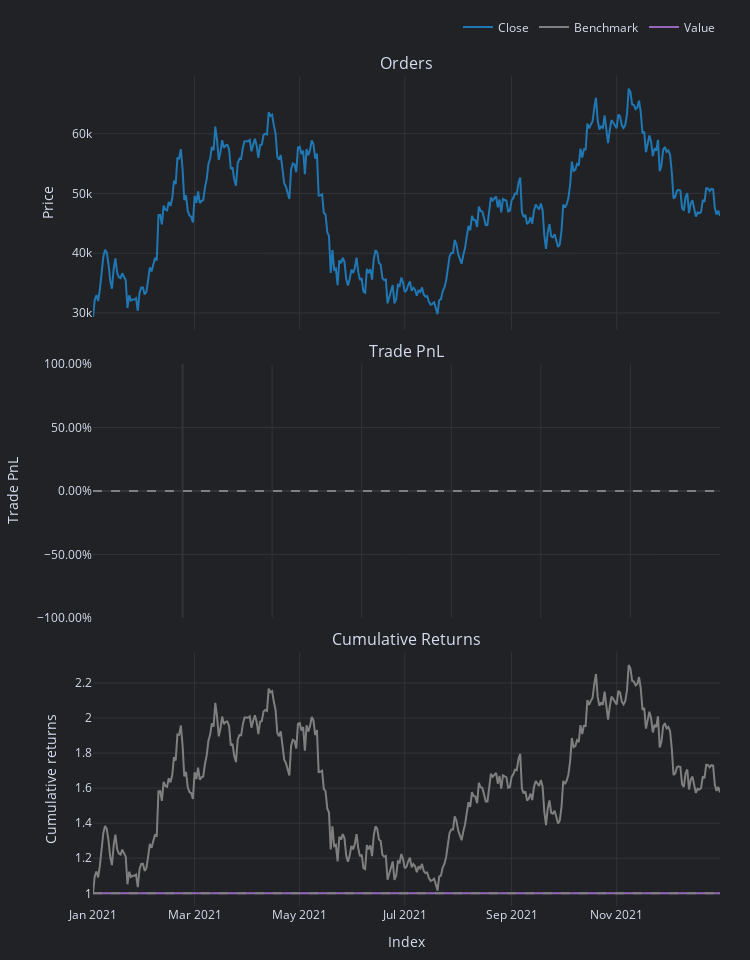

Here is the notebook cell this chart was saved with:
### Markdown cell above
Looks pretty good, now let's run a backtest to see if the eyes are deceiving us

### Code cell
pf = vbt.Portfolio.from_signals(
    data.close[test_preds.index], # use only the test set
    test_preds == 1, # long when preds == 1
    test_preds == 0, # short when preds == 0
    direction="both" # long and short
)
pf.stats()
pf['2021'].plot().show()

### Figure 1 — Plotly figure (JSON) as saved in the notebook; plotly's stock layout.template omitted (floating-point values rounded to 4 significant figures; data arrays with more than 128 entries replaced by an {"elided": "..."} marker saying what was removed)
{"data": [{"legendgroup": "0", "line": {"color": "#1f77b4"}, "mode": "lines", "name": "Close", "showlegend": true, "type": "scatter", "uid": "f42932cd-d9a1-46eb-82db-ac89afd68441", "x": {"elided": "365 str values"}, "xaxis": "x", "y": {"elided": "365 float values"}, "yaxis": "y"}, {"legendgroup": "1", "line": {"color": "#7f7f7f"}, "mode": "lines", "name": "Benchmark", "showlegend": true, "type": "scatter", "uid": "bb5fe61f-88ab-4109-9fb8-dac1d7bffb87", "x": {"elided": "365 str values"}, "xaxis": "x3", "y": {"elided": "365 float values"}, "yaxis": "y3"}, {"legendgroup": "2", "line": {"color": "#9467bd"}, "mode": "lines", "name": "Value", "showlegend": true, "type": "scatter", "uid": "7defe9cf-461c-40d0-a63c-65b48423bf33", "x": {"elided": "365 str values"}, "xaxis": "x3", "y": {"elided": "365 int values"}, "yaxis": "y3"}, {"hoverinfo": "skip", "line": {"color": "rgba(0, 0, 0, 0)", "width": 0}, "mode": "lines", "opacity": 0, "showlegend": false, "type": "scatter", "uid": "c4200a33-5053-4885-a0c1-8e6d40738572", "x": {"elided": "365 str values"}, "xaxis": "x3", "y": {"elided": "365 int values"}, "yaxis": "y3"}], "layout": {"annotations": [{"font": {"size": 16}, "showarrow": false, "text": "Orders", "x": 0.5, "xanchor": "center", "xref": "paper", "y": 1, "yanchor": "bottom", "yref": "paper"}, {"font": {"size": 16}, "showarrow": false, "text": "Trade PnL", "x": 0.5, "xanchor": "center", "xref": "paper", "y": 0.6528, "yanchor": "bottom", "yref": "paper"}, {"font": {"size": 16}, "showarrow": false, "text": "Cumulative Returns", "x": 0.5, "xanchor": "center", "xref": "paper", "y": 0.3056, "yanchor": "bottom", "yref": "paper"}], "height": 960, "legend": {"orientation": "h", "traceorder": "normal", "x": 1, "xanchor": "right", "y": 1.042, "yanchor": "bottom"}, "margin": {"b": 30, "l": 30, "r": 30, "t": 30}, "shapes": [{"line": {"color": "gray", "dash": "dash"}, "type": "line", "x0": 0, "x1": 1, "xref": "paper", "y0": 0, "y1": 0, "yref": "y2"}, {"line": {"color": "gray", "dash": "dash"}, "type": "line", "x0": 0, "x1": 1, "xref": "paper", "y0": 1, "y1": 1, "yref": "y3"}], "showlegend": true, "width": 750, "xaxis": {"anchor": "y", "domain": [0, 1], "matches": "x3", "showticklabels": false}, "xaxis2": {"anchor": "y2", "domain": [0, 1], "matches": "x3", "showticklabels": false}, "xaxis3": {"anchor": "y3", "domain": [0, 1], "title": {"text": "Index"}}, "yaxis": {"anchor": "x", "domain": [0.6944, 1], "title": {"text": "Price"}}, "yaxis2": {"anchor": "x2", "domain": [0.3472, 0.6528], "tickformat": ".2%", "title": {"text": "Trade PnL"}}, "yaxis3": {"anchor": "x3", "domain": [0, 0.3056], "title": {"text": "Cumulative returns"}}}}
